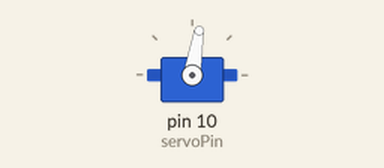
This sketch was run on a simulated Arduino Uno, built with avr-gcc and run on an emulated ATmega328P. On the bench: servo.

Above: at 0.05 s.
At 2.35 s:
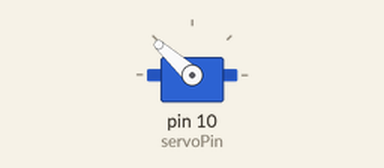
At 7.45 s:
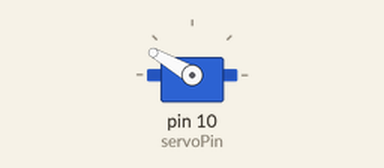
At 14.85 s:
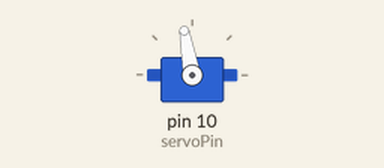
Timing chart, 0 to 20.4 s (numbered marks = the images above):
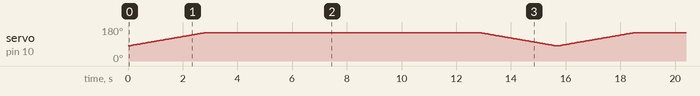

The sketch:

DigitalReadSerial.ino
```cpp
// Include the Servo library
#include <Servo.h>
// Declare the Servo pin, 9 for servo2 and 10 for servo1
int servoPin = 10;

int pos =0;  // variable to store the servo position

// Create a servo object
Servo Servo1;

void setup() {
  // put your setup code here, to run once:
  Servo1.attach(servoPin);
}

void loop() {
  // put your main code here, to run repeatedly:
  for (pos = 80; pos <= 150; pos += 1) { // goes from 0 degrees to 180 degrees
    // in steps of 1 degree
    Servo1.write(pos);              // tell servo to go to position in variable 'pos'
    delay(40);                       // waits 15ms for the servo to reach the position
  }
  delay(10000);
  for (pos = 150; pos >= 80; pos -= 1) { // goes from 180 degrees to 0 degrees
    Servo1.write(pos);              // tell servo to go to position in variable 'pos'
    delay(40);                       // waits 15ms for the servo to reach the position
  }

}
```
